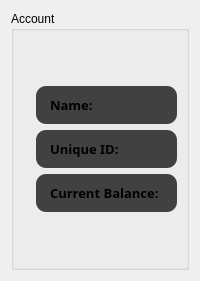
            <widget class="QWidget" name="acc_bal">
             <layout class="QGridLayout" name="gridLayout_7">
              <item row="0" column="0">
               <widget class="QGroupBox" name="groupBox_6">
                <property name="styleSheet">
                 <string notr="true"/>
                </property>
                <property name="title">
                 <string>Account</string>
                </property>
                <layout class="QFormLayout" name="formLayout">
                 <item row="0" column="1">
                  <spacer name="verticalSpacer_12">
                   <property name="orientation">
                    <enum>Qt::Vertical</enum>
                   </property>
                   <property name="sizeHint" stdset="0">
                    <size>
                     <width>20</width>
                     <height>40</height>
                    </size>
                   </property>
                  </spacer>
                 </item>
                 <item row="1" column="0">
                  <widget class="QLabel" name="label_4">
                   <property name="text">
                    <string/>
                   </property>
                   <property name="pixmap">
                    <pixmap resource="../../icons/all_images.qrc">:/Feather-Icons/feather/user-check.svg</pixmap>
                   </property>
                   <property name="scaledContents">
                    <bool>false</bool>
                   </property>
                   <property name="alignment">
                    <set>Qt::AlignCenter</set>
                   </property>
                  </widget>
                 </item>
                 <item row="1" column="1">
                  <widget class="QLabel" name="user_name">
                   <property name="font">
                    <font>
                     <family>Cascadia Mono</family>
                     <pointsize>10</pointsize>
                     <bold>true</bold>
                    </font>
                   </property>
                   <property name="styleSheet">
                    <string notr="true">QLabel{
	padding: 10px;
	background-color: rgb(65, 65, 65);
	border-radius: 10px;
}
</string>
                   </property>
                   <property name="text">
                    <string>Name: </string>
                   </property>
                  </widget>
                 </item>
                 <item row="2" column="0">
                  <widget class="QLabel" name="label_6">
                   <property name="text">
                    <string/>
                   </property>
                   <property name="pixmap">
                    <pixmap resource="../../icons/all_images.qrc">:/Feather-Icons/feather/gitlab.svg</pixmap>
                   </property>
                   <property name="scaledContents">
                    <bool>false</bool>
                   </property>
                   <property name="alignment">
                    <set>Qt::AlignCenter</set>
                   </property>
                  </widget>
                 </item>
                 <item row="2" column="1">
                  <widget class="QLabel" name="unique_id">
                   <property name="font">
                    <font>
                     <family>Cascadia Mono</family>
                     <pointsize>10</pointsize>
                     <bold>true</bold>
                    </font>
                   </property>
                   <property name="styleSheet">
                    <string notr="true">QLabel{
	padding: 10px;
	background-color: rgb(65, 65, 65);
	border-radius: 10px;
}
</string>
                   </property>
                   <property name="text">
                    <string>Unique ID:</string>
                   </property>
                  </widget>
                 </item>
                 <item row="3" column="0">
                  <widget class="QLabel" name="label_5">
                   <property name="text">
                    <string/>
                   </property>
                   <property name="pixmap">
                    <pixmap resource="../../icons/all_images.qrc">:/Feather-Icons/feather/credit-card.svg</pixmap>
                   </property>
                   <property name="scaledContents">
                    <bool>false</bool>
                   </property>
                   <property name="alignment">
                    <set>Qt::AlignCenter</set>
                   </property>
                  </widget>
                 </item>
                 <item row="3" column="1">
                  <widget class="QLabel" name="current_balance">
                   <property name="font">
                    <font>
                     <family>Cascadia Mono</family>
                     <pointsize>10</pointsize>
                     <bold>true</bold>
                    </font>
                   </property>
                   <property name="styleSheet">
                    <string notr="true">QLabel{
	padding: 10px;
	background-color: rgb(65, 65, 65);
	border-radius: 10px;
}
</string>
                   </property>
                   <property name="text">
                    <string>Current Balance:</string>
                   </property>
                  </widget>
                 </item>
                 <item row="4" column="1">
                  <spacer name="verticalSpacer_13">
                   <property name="orientation">
                    <enum>Qt::Vertical</enum>
                   </property>
                   <property name="sizeHint" stdset="0">
                    <size>
                     <width>20</width>
                     <height>40</height>
                    </size>
                   </property>
                  </spacer>
                 </item>
                </layout>
               </widget>
              </item>
             </layout>
            </widget>
